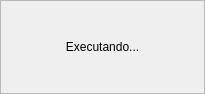
<?xml version="1.0" encoding="UTF-8"?>
<ui version="4.0">
 <class>DialogProgresso</class>
 <widget class="QDialog" name="DialogProgresso">
  <property name="geometry">
   <rect>
    <x>0</x>
    <y>0</y>
    <width>205</width>
    <height>94</height>
   </rect>
  </property>
  <property name="windowTitle">
   <string>Processando sua requisição...</string>
  </property>
  <property name="windowIcon">
   <iconset resource="src.qrc">
    <normaloff>:/rc/icons/smartsenior.ico</normaloff>:/rc/icons/smartsenior.ico</iconset>
  </property>
  <property name="toolTip">
   <string>&lt;html&gt;&lt;head/&gt;&lt;body&gt;&lt;p&gt;&lt;span style=&quot; font-weight:600;&quot;&gt;Processando sua requisição...&lt;/span&gt;&lt;/p&gt;&lt;/body&gt;&lt;/html&gt;</string>
  </property>
  <layout class="QVBoxLayout" name="verticalLayout_2">
   <property name="spacing">
    <number>0</number>
   </property>
   <property name="leftMargin">
    <number>0</number>
   </property>
   <property name="topMargin">
    <number>0</number>
   </property>
   <property name="rightMargin">
    <number>0</number>
   </property>
   <property name="bottomMargin">
    <number>0</number>
   </property>
   <item>
    <widget class="QFrame" name="frame">
     <property name="frameShape">
      <enum>QFrame::StyledPanel</enum>
     </property>
     <property name="frameShadow">
      <enum>QFrame::Raised</enum>
     </property>
     <layout class="QVBoxLayout" name="verticalLayout">
      <item>
       <widget class="QLabel" name="label">
        <property name="text">
         <string>Executando...</string>
        </property>
        <property name="alignment">
         <set>Qt::AlignCenter</set>
        </property>
       </widget>
      </item>
     </layout>
    </widget>
   </item>
  </layout>
 </widget>
 <resources>
  <include location="src.qrc"/>
 </resources>
 <connections/>
</ui>
